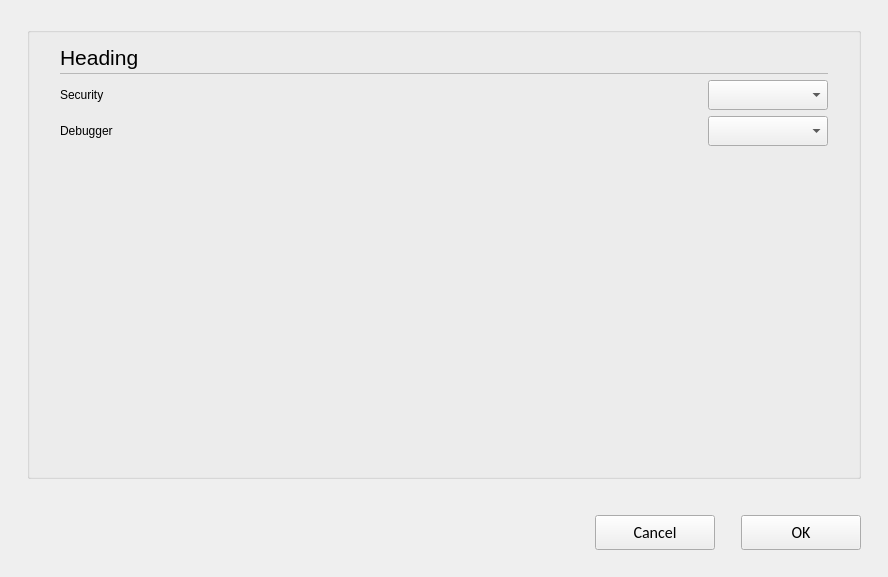
<?xml version="1.0" encoding="UTF-8"?>
<ui version="4.0">
 <class>C_SyvUpPacPemFileOptionsPopUp</class>
 <widget class="QWidget" name="C_SyvUpPacPemFileOptionsPopUp">
  <property name="geometry">
   <rect>
    <x>0</x>
    <y>0</y>
    <width>888</width>
    <height>577</height>
   </rect>
  </property>
  <property name="windowTitle">
   <string>C_SyvUpPemFileOptionsPopUp</string>
  </property>
  <layout class="QVBoxLayout" name="verticalLayout">
   <property name="leftMargin">
    <number>27</number>
   </property>
   <property name="topMargin">
    <number>27</number>
   </property>
   <property name="rightMargin">
    <number>27</number>
   </property>
   <property name="bottomMargin">
    <number>0</number>
   </property>
   <item>
    <widget class="stw::opensyde_gui_elements::C_OgeGbx" name="pc_GroupBoxGeneral_5">
     <property name="title">
      <string/>
     </property>
     <layout class="QVBoxLayout" name="verticalLayout_6">
      <property name="spacing">
       <number>0</number>
      </property>
      <property name="leftMargin">
       <number>30</number>
      </property>
      <property name="rightMargin">
       <number>30</number>
      </property>
      <property name="bottomMargin">
       <number>13</number>
      </property>
      <item>
       <layout class="QHBoxLayout" name="horizontalLayout_7" stretch="0,1">
        <property name="spacing">
         <number>6</number>
        </property>
        <item>
         <widget class="stw::opensyde_gui_elements::C_OgeLabContextMenuBase" name="pc_LabelHeading">
          <property name="styleRole" stdset="0">
           <string>heading-group-bold</string>
          </property>
          <property name="minimumSize">
           <size>
            <width>0</width>
            <height>30</height>
           </size>
          </property>
          <property name="maximumSize">
           <size>
            <width>16777215</width>
            <height>30</height>
           </size>
          </property>
          <property name="font">
           <font>
            <family>Segoe UI</family>
            <pointsize>16</pointsize>
           </font>
          </property>
          <property name="text">
           <string>Heading</string>
          </property>
         </widget>
        </item>
        <item>
         <spacer name="horizontalSpacer_10">
          <property name="orientation">
           <enum>Qt::Horizontal</enum>
          </property>
          <property name="sizeHint" stdset="0">
           <size>
            <width>40</width>
            <height>1</height>
           </size>
          </property>
         </spacer>
        </item>
       </layout>
      </item>
      <item>
       <layout class="QHBoxLayout" name="horizontalLayout_20" stretch="0">
        <property name="spacing">
         <number>0</number>
        </property>
        <property name="topMargin">
         <number>1</number>
        </property>
        <property name="rightMargin">
         <number>0</number>
        </property>
        <property name="bottomMargin">
         <number>0</number>
        </property>
        <item>
         <widget class="stw::opensyde_gui_elements::C_OgeFraSeparator" name="pc_Frame_3">
          <property name="minimumSize">
           <size>
            <width>0</width>
            <height>1</height>
           </size>
          </property>
          <property name="maximumSize">
           <size>
            <width>16777215</width>
            <height>1</height>
           </size>
          </property>
          <property name="frameShape">
           <enum>QFrame::StyledPanel</enum>
          </property>
          <property name="frameShadow">
           <enum>QFrame::Raised</enum>
          </property>
         </widget>
        </item>
       </layout>
      </item>
      <item>
       <spacer name="verticalSpacer_6">
        <property name="orientation">
         <enum>Qt::Vertical</enum>
        </property>
        <property name="sizeType">
         <enum>QSizePolicy::Fixed</enum>
        </property>
        <property name="sizeHint" stdset="0">
         <size>
          <width>6</width>
          <height>6</height>
         </size>
        </property>
       </spacer>
      </item>
      <item>
       <layout class="QHBoxLayout" name="horizontalLayout">
        <item>
         <widget class="stw::opensyde_gui_elements::C_OgeLabToolTipBase" name="pc_LabelSecurity">
          <property name="styleRole" stdset="0">
           <string>group-item</string>
          </property>
          <property name="minimumSize">
           <size>
            <width>85</width>
            <height>0</height>
           </size>
          </property>
          <property name="text">
           <string>Security</string>
          </property>
         </widget>
        </item>
        <item>
         <widget class="stw::opensyde_gui_elements::C_OgeCbxText" name="pc_ComboBoxSecurity">
          <property name="minimumSize">
           <size>
            <width>120</width>
            <height>30</height>
           </size>
          </property>
          <property name="maximumSize">
           <size>
            <width>120</width>
            <height>30</height>
           </size>
          </property>
         </widget>
        </item>
       </layout>
      </item>
      <item>
       <spacer name="verticalSpacer_8">
        <property name="orientation">
         <enum>Qt::Vertical</enum>
        </property>
        <property name="sizeType">
         <enum>QSizePolicy::Fixed</enum>
        </property>
        <property name="sizeHint" stdset="0">
         <size>
          <width>6</width>
          <height>6</height>
         </size>
        </property>
       </spacer>
      </item>
      <item>
       <layout class="QHBoxLayout" name="horizontalLayout_2">
        <item>
         <widget class="stw::opensyde_gui_elements::C_OgeLabToolTipBase" name="pc_LabelDebugger">
          <property name="styleRole" stdset="0">
           <string>group-item</string>
          </property>
          <property name="minimumSize">
           <size>
            <width>85</width>
            <height>0</height>
           </size>
          </property>
          <property name="text">
           <string>Debugger</string>
          </property>
         </widget>
        </item>
        <item>
         <widget class="stw::opensyde_gui_elements::C_OgeCbxText" name="pc_ComboBoxDebugger">
          <property name="minimumSize">
           <size>
            <width>120</width>
            <height>30</height>
           </size>
          </property>
          <property name="maximumSize">
           <size>
            <width>120</width>
            <height>30</height>
           </size>
          </property>
         </widget>
        </item>
       </layout>
      </item>
      <item>
       <spacer name="verticalSpacer">
        <property name="orientation">
         <enum>Qt::Vertical</enum>
        </property>
        <property name="sizeHint" stdset="0">
         <size>
          <width>20</width>
          <height>40</height>
         </size>
        </property>
       </spacer>
      </item>
     </layout>
    </widget>
   </item>
   <item>
    <spacer name="pc_VerticalSpacerButtonsObove">
     <property name="orientation">
      <enum>Qt::Vertical</enum>
     </property>
     <property name="sizeType">
      <enum>QSizePolicy::Fixed</enum>
     </property>
     <property name="sizeHint" stdset="0">
      <size>
       <width>20</width>
       <height>30</height>
      </size>
     </property>
    </spacer>
   </item>
   <item>
    <layout class="QHBoxLayout" name="horizontalLayout_22">
     <item>
      <spacer name="horizontalSpacer_9">
       <property name="orientation">
        <enum>Qt::Horizontal</enum>
       </property>
       <property name="sizeHint" stdset="0">
        <size>
         <width>40</width>
         <height>20</height>
        </size>
       </property>
      </spacer>
     </item>
     <item>
      <widget class="QPushButton" name="pc_PushButtonCancel">
       <property name="styleRole" stdset="0">
        <string>cancel</string>
       </property>
       <property name="minimumSize">
        <size>
         <width>120</width>
         <height>35</height>
        </size>
       </property>
       <property name="maximumSize">
        <size>
         <width>120</width>
         <height>35</height>
        </size>
       </property>
       <property name="font">
        <font>
         <family>Calibri</family>
         <pointsize>12</pointsize>
        </font>
       </property>
       <property name="text">
        <string>Cancel</string>
       </property>
      </widget>
     </item>
     <item>
      <spacer name="horizontalSpacer_4">
       <property name="orientation">
        <enum>Qt::Horizontal</enum>
       </property>
       <property name="sizeType">
        <enum>QSizePolicy::Fixed</enum>
       </property>
       <property name="sizeHint" stdset="0">
        <size>
         <width>20</width>
         <height>20</height>
        </size>
       </property>
      </spacer>
     </item>
     <item>
      <widget class="stw::opensyde_gui_elements::C_OgePubDialog" name="pc_PushButtonOk">
       <property name="minimumSize">
        <size>
         <width>120</width>
         <height>35</height>
        </size>
       </property>
       <property name="maximumSize">
        <size>
         <width>120</width>
         <height>35</height>
        </size>
       </property>
       <property name="font">
        <font>
         <family>Calibri</family>
         <pointsize>12</pointsize>
        </font>
       </property>
       <property name="text">
        <string>OK</string>
       </property>
      </widget>
     </item>
    </layout>
   </item>
   <item>
    <spacer name="verticalSpacer_7">
     <property name="orientation">
      <enum>Qt::Vertical</enum>
     </property>
     <property name="sizeType">
      <enum>QSizePolicy::Fixed</enum>
     </property>
     <property name="sizeHint" stdset="0">
      <size>
       <width>20</width>
       <height>27</height>
      </size>
     </property>
    </spacer>
   </item>
  </layout>
 </widget>
 <customwidgets>
  <customwidget>
   <class>stw::opensyde_gui_elements::C_OgeFraSeparator</class>
   <extends>QFrame</extends>
   <header>C_OgeFraSeparator.hpp</header>
   <container>1</container>
  </customwidget>
  <customwidget>
   <class>stw::opensyde_gui_elements::C_OgeLabContextMenuBase</class>
   <extends>QLabel</extends>
   <header>C_OgeLabContextMenuBase.hpp</header>
  </customwidget>
  <customwidget>
   <class>stw::opensyde_gui_elements::C_OgePubDialog</class>
   <extends>QPushButton</extends>
   <header>C_OgePubDialog.hpp</header>
  </customwidget>
  <customwidget>
   <class>stw::opensyde_gui_elements::C_OgeGbx</class>
   <extends>QGroupBox</extends>
   <header>C_OgeGbx.hpp</header>
   <container>1</container>
  </customwidget>
  <customwidget>

  </customwidget>
  <customwidget>
   <class>stw::opensyde_gui_elements::C_OgeLabToolTipBase</class>
   <extends>QLabel</extends>
   <header>C_OgeLabToolTipBase.hpp</header>
  </customwidget>
  <customwidget>
   <class>stw::opensyde_gui_elements::C_OgeCbxText</class>
   <extends>QComboBox</extends>
   <header>C_OgeCbxText.hpp</header>
  </customwidget>
 </customwidgets>
 <resources/>
 <connections/>
</ui>
